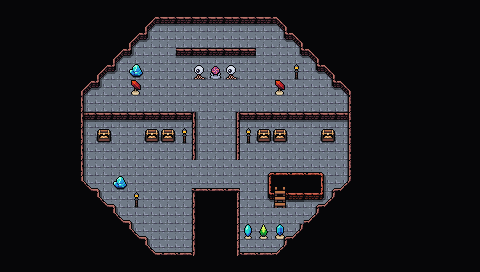

This is a level from a 2D game, rendered from its Tiled map with the project's own tilesets. A one-line summary and the map file follow, with tile-layer data summarised:
An orthogonal 30x17 tile map with 16x16 px tiles, 4 tile layers (Collision, Background, Walls, Clutter), 2 tilesets and 29 objects.

<map version="1.9" tiledversion="1.9.2" orientation="orthogonal" renderorder="right-down" width="30" height="17" tilewidth="16" tileheight="16" infinite="0" nextlayerid="7" nextobjectid="99">
 <editorsettings>
  <export target="wastetown..tmx" format="tmx" />
 </editorsettings>
 <tileset firstgid="1" source="../tileset/main.tsx" />
 <tileset firstgid="10113" source="../tileset/buildings.tsx" />
 <layer id="6" name="Collision" width="30" height="17">
  <data>[510 cells, 33 non-empty, 4 distinct tile ids]</data>
 </layer>
 <layer id="1" name="Background" width="30" height="17">
  <data>[510 cells, 506 non-empty, 2 distinct tile ids]</data>
 </layer>
 <layer id="2" name="Walls" width="30" height="17">
  <data>[510 cells, 385 non-empty, 16 distinct tile ids]</data>
 </layer>
 <layer id="3" name="Clutter" width="30" height="17">
  <properties>
   <property name="spriteLayer" type="bool" value="true" />
  </properties>
  <data>[510 cells, 41 non-empty, 24 distinct tile ids]</data>
 </layer>
 <objectgroup id="4" name="Objects">
  <object id="68" template="../obj/enemy.tx" x="287.074" y="141.29">
   <properties>
    <property name="enemy" value="Mimic" />
   </properties>
  </object>
  <object id="69" template="../obj/enemy.tx" x="128.033" y="143.933">
   <properties>
    <property name="enemy" value="Mimic" />
   </properties>
  </object>
  <object id="70" template="../obj/entry_up.tx" x="272.342" y="211.743" width="17.0844" height="22.8929" rotation="267.698">
   <properties>
    <property name="direction" value="down" />
    <property name="teleport" value="../common/maps/map/magetower_8.tmx" />
   </properties>
  </object>
  <object id="71" template="../obj/treasure.tx" x="210.851" y="46.2797">
   <properties>
    <property name="reward" value="[{&quot;type&quot;: &quot;randomCard&quot;, &quot;count&quot;: 10 }, {&quot;type&quot;: &quot;item&quot;,&quot;count&quot;: 1,&quot;probability&quot;:0.2,&quot;itemName&quot;: &quot;Dark Armor&quot;}]" />
   </properties>
  </object>
  <object id="72" template="../obj/enemy.tx" x="166.965" y="95.3624">
   <properties>
    <property name="enemy" value="Eye" />
    <property name="threatRange" type="int" value="50" />
    <property name="waypoints" value="75,79,75,77,75,80,78,76,80" />
   </properties>
  </object>
  <object id="73" template="../obj/enemy.tx" x="256.469" y="90.7429">
   <properties>
    <property name="enemy" value="Eye" />
    <property name="threatRange" type="int" value="50" />
    <property name="waypoints" value="79,75,77,75,80,78,76,80,75" />
   </properties>
  </object>
  <object id="74" template="../obj/enemy.tx" x="146.177" y="188.331">
   <properties>
    <property name="enemy" value="Eye" />
    <property name="threatRange" type="int" value="50" />
    <property name="waypoints" value="76,80,75,79,75,77,75,80,78" />
   </properties>
  </object>
  <object id="75" template="../obj/waypoint.tx" x="208.94" y="114.578" />
  <object id="76" template="../obj/waypoint.tx" x="125.967" y="174.472" />
  <object id="77" template="../obj/waypoint.tx" x="149.642" y="73.4195" />
  <object id="78" template="../obj/waypoint.tx" x="297.468" y="165.491" />
  <object id="79" template="../obj/waypoint.tx" x="272.638" y="60.7158" />
  <object id="80" template="../obj/waypoint.tx" x="209.119" y="173.317" />
  <object id="81" template="../obj/waypoint.tx" x="148.487" y="233.371" />
  <object id="82" template="../obj/gold.tx" x="109.798" y="107.489" />
  <object id="83" template="../obj/gold.tx" x="172.162" y="230.484" />
  <object id="84" template="../obj/gold.tx" x="172.74" y="214.893" />
  <object id="85" template="../obj/gold.tx" x="171.008" y="247.23" />
  <object id="86" template="../obj/gold.tx" x="110.953" y="93.0526" />
  <object id="87" template="../obj/gold.tx" x="91.3203" y="108.066" />
  <object id="88" template="../obj/gold.tx" x="317.678" y="109.221" />
  <object id="89" template="../obj/gold.tx" x="311.904" y="94.785" />
  <object id="90" template="../obj/gold.tx" x="298.045" y="108.066" />
  <object id="91" template="../obj/treasure.tx" x="303.242" y="143.534">
   <properties>
    <property name="reward" value="[{&quot;type&quot;: &quot;randomCard&quot;, &quot;count&quot;: 10 }, {&quot;type&quot;: &quot;item&quot;,&quot;count&quot;: 1,&quot;probability&quot;:0.2,&quot;itemName&quot;: &quot;Dark Armor&quot;}]" />
   </properties>
  </object>
  <object id="92" template="../obj/treasure.tx" x="111.775" y="144.778">
   <properties>
    <property name="reward" value="[{&quot;type&quot;: &quot;randomCard&quot;, &quot;count&quot;: 10 }, {&quot;type&quot;: &quot;item&quot;,&quot;count&quot;: 1,&quot;probability&quot;:0.2,&quot;itemName&quot;: &quot;Dark Armor&quot;}]" />
   </properties>
  </object>
  <object id="94" template="../obj/manashards.tx" x="152.667" y="45" />
  <object id="96" template="../obj/manashards.tx" x="180.667" y="44.3333" />
  <object id="97" template="../obj/booster.tx" x="99" y="170.333">
   <properties>
    <property name="reward">[
  {
    "editions": [ "M14" ],
    "type": "card",
    "count": 10,
    "rarity": [ "Common" ]
    "colors": [ "Blue" ]
  },
  {
    "editions": [ "M14" ],
    "type": "card",
    "count": 3,
    "rarity": [ "Uncommon" ]
    "colors": [ "Blue" ]
  },
  {
    "editions": [ "M14" ],
    "type": "card",
    "count": 1,
    "rarity": [ "Rare", "Mythic Rare" ]
    "colors": [ "Blue" ]
  }
]
</property>
   </properties>
  </object>
  <object id="98" template="../obj/booster.tx" x="254.667" y="44.3333">
   <properties>
    <property name="reward">[
  {
    "editions": [ "M13" ],
    "type": "card",
    "count": 10,
    "rarity": [ "Common" ]
    "colors": [ "Blue" ]
  },
  {
    "editions": [ "M13" ],
    "type": "card",
    "count": 3,
    "rarity": [ "Uncommon" ]
    "colors": [ "Blue" ]
  },
  {
    "editions": [ "M13" ],
    "type": "card",
    "count": 1,
    "rarity": [ "Rare", "Mythic Rare" ]
    "colors": [ "Blue" ]
  }
]
</property>
   </properties>
  </object>
 </objectgroup>
</map>
